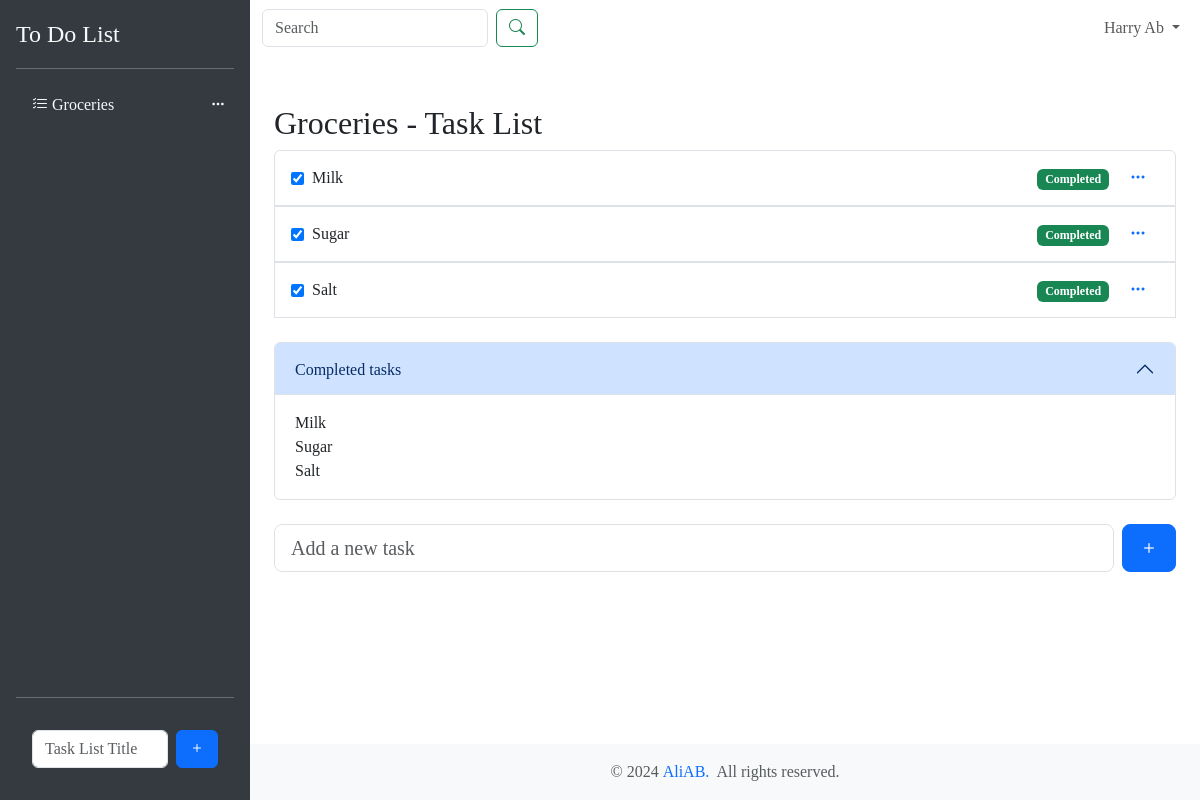
The app's page /tasks/2/ (signed in), older data.
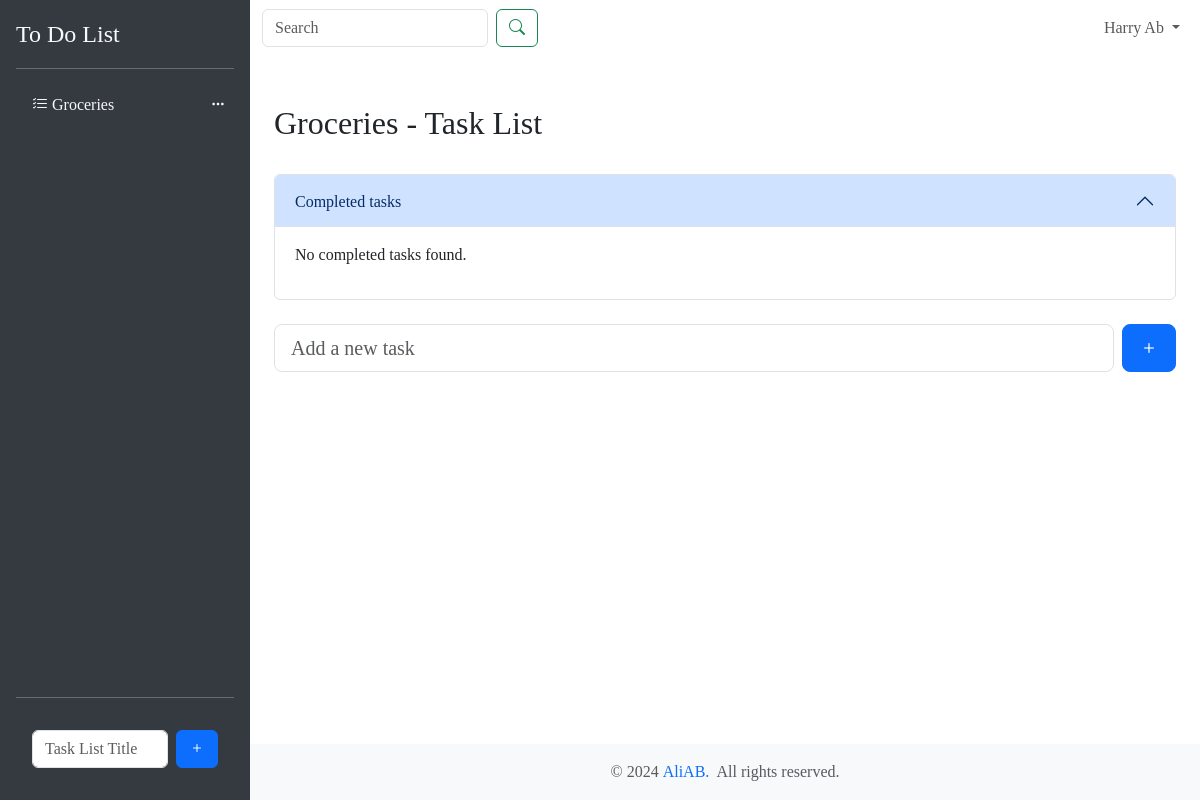
The same page, newer data.
### todo_app/models.py (models this page shows, shortened)
class TaskList(models.Model):
    user = models.ForeignKey(User, on_delete=models.CASCADE, null=True)
    title = models.CharField(max_length=50,unique=True)
    created_at = models.DateTimeField(auto_now_add=True)

class Task(models.Model):
    title = models.CharField(max_length=255)
    description = models.TextField(blank=True, null=True)
    completed = models.BooleanField(default=False)
    tasklist = models.ForeignKey('TaskList', on_delete=models.CASCADE)  # Assuming a TaskList relation
    created_at = models.DateTimeField(auto_now_add=True)
    updated_at = models.DateTimeField(auto_now=True)

### todo_app/views.py (the view)
# urls.py: path('tasks/<int:id>/', views.task_detail, name='task_detail'),  # This is the task detail view
@login_required
def task_detail(request, id):
    tasklist = get_object_or_404(TaskList, id=id)
    tasks = Task.objects.filter(tasklist=tasklist)  # All tasks in this task list
    completed_tasks = tasks.filter(completed=True)  # Only completed tasks
    if request.method == "POST":
        print("POST request received")
        print(f"POST data: {request.POST}")
        add_task = TaskForm(request.POST)
        if add_task.is_valid():
            task = add_task.save(commit=False)  # Don't save to the DB yet
            task.tasklist = tasklist  # Associate the task with the current tasklist
            task.user = request.user  # Associate the task with the current user
            task.save()  # Now save the task
            print("Task saved successfully")
            return redirect('task_detail', id=tasklist.id)  # Redirect back to the task detail page
        else:
            print("Form is invalid")
            print(add_task.errors)  # Print any form validation errors
    else:
        print("GET request received")
        add_task = TaskForm()
    context = {
        'completed_tasks': completed_tasks,
        'tasksform': add_task,
        'tasklist': tasklist,
        'Taskslist': TaskList.objects.filter(user=request.user),
        'Tasks': Task.objects.filter(tasklist=tasklist),  # Show only tasks related to this task list
    }
    return render(request, 'pages/task_detail.html', context)

### todo_app/forms.py
class TaskForm(forms.ModelForm):
    class Meta:
        model = Task
        fields = ['title', 'completed']  # Specify the fields to include in the form
        widgets = {
            'title': forms.TextInput(attrs={'class': 'form-control', 'placeholder': 'Task Title'}),
            'completed': forms.CheckboxInput(attrs={'class': 'form-check-input'}),
        }

### templates/pages/task_detail.html (shortened to what this page needs)
{% extends 'base.html' %}
{% block content %}
<div class="container mt-4">
    <h2>{{ tasklist.title }} - Task List</h2>
    <ul class="list-group mb-4">
        {% for task in Tasks %}
            <li class="list-group-item d-flex justify-content-between align-items-center">
                <form method="POST" action="{% url 'toggle_task_status' task.id %}">
                    <div class="d-flex align-items-center">
                        <input type="checkbox" class="me-2" {% if task.completed %}checked{% endif %} onchange="this.form.submit()">
                        <label>{{ task.title }}</label>
                    </div>
                </form>
                <div class="d-flex align-items-center">
                    <span class="me-2">
                        {% if task.completed %}
                            <span class="badge bg-success">Completed</span>
                        {% else %}
                            <span class="badge bg-warning">Pending</span>
                        {% endif %}
                    </span>
                    <div class="dropdown">
                        <button class="btn btn-link" type="button" id="taskOptions{{ task.id }}" data-bs-toggle="dropdown" aria-expanded="false">
                            <i class="bi bi-three-dots"></i>
                        </button>
                    </div>
                </div>
            </li>
        {% endfor %}
    </ul>
    <div class="accordion" id="accordionExample">
        <div class="accordion-item">
            <h2 class="accordion-header">
            <button class="accordion-button" type="button" data-bs-toggle="collapse" data-bs-target="#collapseOne" aria-expanded="false" aria-controls="collapseOne">
                Completed tasks
            </button>
            </h2>
            <div id="collapseOne" class="accordion-collapse collapse show" data-bs-parent="#accordionExample">
            <div class="accordion-body">
                {% if completed_tasks %}
                    {% for task in completed_tasks %}
                        <label>{{ task.title }}</label><br>
                    {% endfor %}
                {% else %}
                    <p>No completed tasks found.</p>
                {% endif %}
            </div>
            </div>
        </div>
    </div>
    <form method="POST" class="d-flex justify-content-center mt-4" action="{% url 'task_detail' tasklist.id %}">
        <div class="form-group me-2 flex-grow-1">
            <input type="text" name="title" class="form-control form-control-lg" placeholder="Add a new task" required>
        </div>
        <button class="btn btn-primary btn-lg" type="submit">
            <i class="bi bi-plus"></i>
        </button>
    </form>
</div>
{% endblock %}

### templates/base.html (shortened to what this page needs)
{% load static %}
<!DOCTYPE html>
<html lang="en">
<head>
    <link href="https://cdn.jsdelivr.net/npm/bootstrap@5.3.0/dist/css/bootstrap.min.css" rel="stylesheet">
    <link rel="stylesheet" href="https://cdn.jsdelivr.net/npm/bootstrap-icons@1.5.0/font/bootstrap-icons.css">
    <link rel="stylesheet" href="{% static 'css/style.css' %}">
</head>
<body>
    <div class="d-flex flex-column min-vh-100">
        <div class="d-flex flex-grow-1">
            {% include 'includes/sidebar.html' %}
            <div class="flex-grow-1 d-flex flex-column">
                {% include 'includes/navbar.html' %}
                <div class="container mt-4">
                    {% block content %}{% endblock %}
                </div>
                {% include 'includes/footer.html' %}
            </div>
        </div>
    </div>
</body>
</html>

### templates/includes/sidebar.html (shortened to what this page needs)
<div class="d-flex flex-column flex-shrink-0 p-3 cl-sidebar" style="width: 250px; height: 100vh;">
    <a href="/" class="d-flex align-items-center mb-3 mb-md-0 me-md-auto link-light text-decoration-none">
        <span class="fs-4">To Do List</span>
    </a>
    <hr>
    <ul class="nav nav-pills flex-column mb-auto">
        {% for tasklist in Taskslist %}
        <li class="d-flex justify-content-between align-items-center mb-2">
            <a href="{% url 'task_detail' tasklist.id %}" class="nav-link link-light">
                <i class="bi bi-list-check"></i> {{ tasklist.title }}
            </a>
            <div class="dropdown">
                <button class="btn btn-link btn-sm text-light" type="button" id="tasklistOptions{{ tasklist.id }}" data-bs-toggle="dropdown" aria-expanded="false">
                    <i class="bi bi-three-dots"></i>
                </button>
            </div>
        </li>
        {% endfor %}
    </ul>
    <hr>
    <div class="p-3">
        <form class="d-flex" method="POST" action="{% url 'tasklist' %}">
            <input class="form-control me-2 TaskList" type="text" name="title" placeholder="Task List Title" aria-label="Task List Title" required>
            <button class="btn btn-primary" type="submit">
                <i class="bi bi-plus"></i>
            </button>
        </form>
    </div>
</div>

### templates/includes/navbar.html (shortened to what this page needs)
<nav class="navbar navbar-expand-lg navbar-light bg-white">
    <div class="container-fluid d-flex">
        <form class="d-flex ms-auto" method="GET" action="/search/">
            <input class="form-control me-2" type="search" placeholder="Search" aria-label="Search" name="q">
            <button class="btn btn-outline-success" type="submit"> <i class="bi bi-search"></i></button>
        </form>
        <div class="collapse navbar-collapse" id="navbarNav">
            <ul class="navbar-nav ms-auto">
                <li class="nav-item dropdown">
                    <a class="nav-link dropdown-toggle" href="#" id="navbarDropdown" role="button" data-bs-toggle="dropdown" aria-expanded="false">
                        {{ user.username }}
                    </a>
                </li>
            </ul>
        </div>
    </div>
</nav>

### templates/includes/footer.html
 <footer class="footer mt-auto py-3 bg-light">
    <div class="container">
        <span class="text-muted d-flex justify-content-center">&copy; 2024&nbsp;<a href="https://www.linkedin.com/in/ali-ait-brahim-51653b201/" target="blank">AliAB.</a>&nbsp; All rights reserved.</span>
    </div>
</footer>

### todolist/static/css/style.css (style rules this page uses)
.cl-sidebar { background-color: #343a40; color: white; }
a { text-decoration: none; }
body { font-family: auto; }

Row changes from the older to the newer data that the page shows:
removed Task: completed "☑", title "Milk", shows "Completed"
removed Task: completed "☑", title "Sugar", shows "Completed"
removed Task: completed "☑", title "Salt", shows "Completed"
Text that changed along with them:
text now shown: "No completed tasks found."
